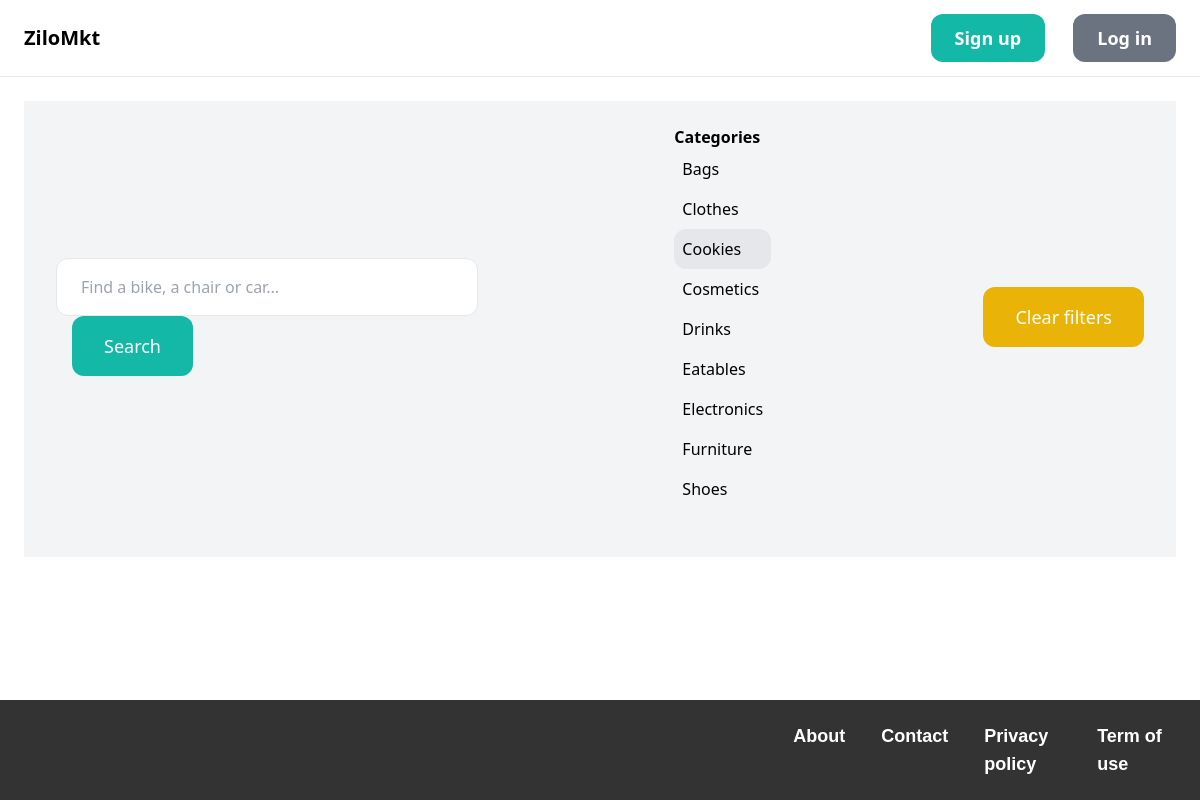
The app's page /items/?query=&category=7 with its own data.
### item/models.py (models this page shows, shortened)
class Category(models.Model):
    name = models.CharField(max_length=255)
    class Meta:
        ordering = ('name',)
        verbose_name_plural = 'Categories'

### item/views.py (the view)
# urls.py: path('', views.items, name='items'),
def items(request):
    query = request.GET.get('query', '')
    category_id = request.GET.get('category', 0)
    categories = Category.objects.all()
    items = Item.objects.filter(is_sold=False)
    if category_id:
        items = items.filter(category_id=category_id)
    if query:
        items = items.filter(Q(name__icontains=query) | Q(description__icontains=query))
    return render(request, 'item/items.html', {
        'items': items,
        'query': query,
        'categories': categories,
        'category_id': int(category_id)
    })

### item/templates/item/items.html (shortened to what this page needs)
{% extends 'core/base.html' %}
{% block content %}
    <div class="pb-6 bg-gray-100">
        <div class="max-w-7xl mx-auto px-4 sm:px-6 lg:px-8">
            <div class="flex justify-between items-center py-6">
                <form method="get" action="{% url 'item:items' %}">
                    <input name="query" class="w-full py-4 px-6 border rounded-xl" type="text" value="{{ query }}" placeholder="Find a bike, a chair or car...">
                    <button class="ml-2 sm:ml-4 py-4 px-8 text-lg bg-teal-500 text-white rounded-xl">Search</button>
                </form>
                <div class="hidden sm:block">
                    <p class="font-semibold">Categories</p>
                    <ul>
                        {% for category in categories %}
                            <li class="py-2 px-2 rounded-xl{% if category.id == category_id %} bg-gray-200{% endif %}">
                                <a href="{% url 'item:items' %}?query={{ query }}&category={{ category.id }}">{{ category.name }}</a>
                            </li>
                        {% endfor %}
                    </ul>
                </div>
                <div class="hidden sm:block">
                    <a href="{% url 'item:items' %}" class="ml-4 py-4 px-8 inline-block bg-yellow-500 text-lg rounded-xl text-white">Clear filters</a>
                </div>
            </div>
        </div>
    </div>
    <br>
{% endblock %}

### core/templates/core/base.html (style rules this page uses)
html { position: relative; min-height: 100%; }
body { margin-bottom: 100px; }

### records on screen
Category: name "Bags"
Category: name "Clothes"
Category: name "Cookies"
Category: name "Cosmetics"
Category: name "Drinks"
Category: name "Eatables"
Category: name "Electronics"
Category: name "Furniture"
Category: name "Shoes"
